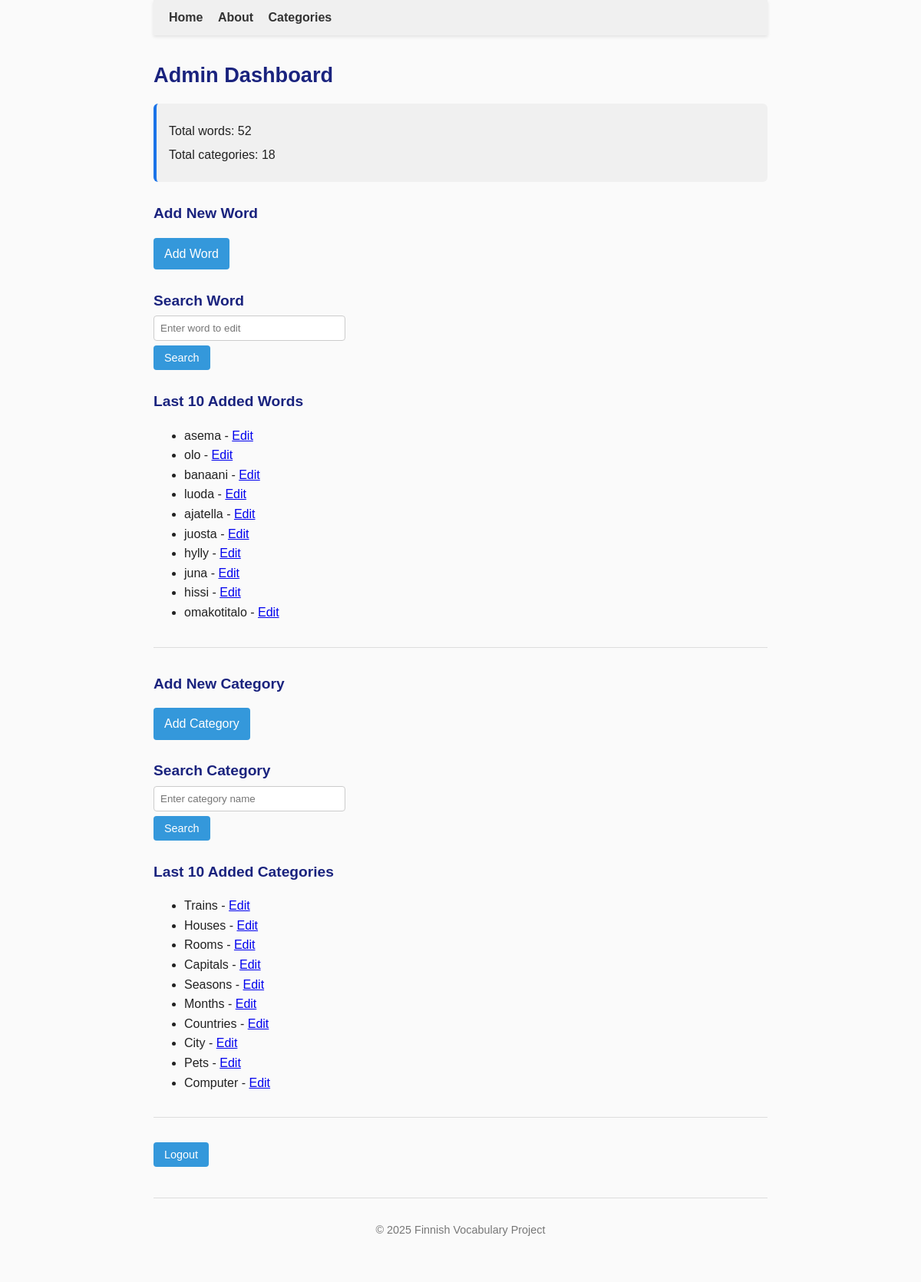
Before: /admin (signed in) with the older database file.
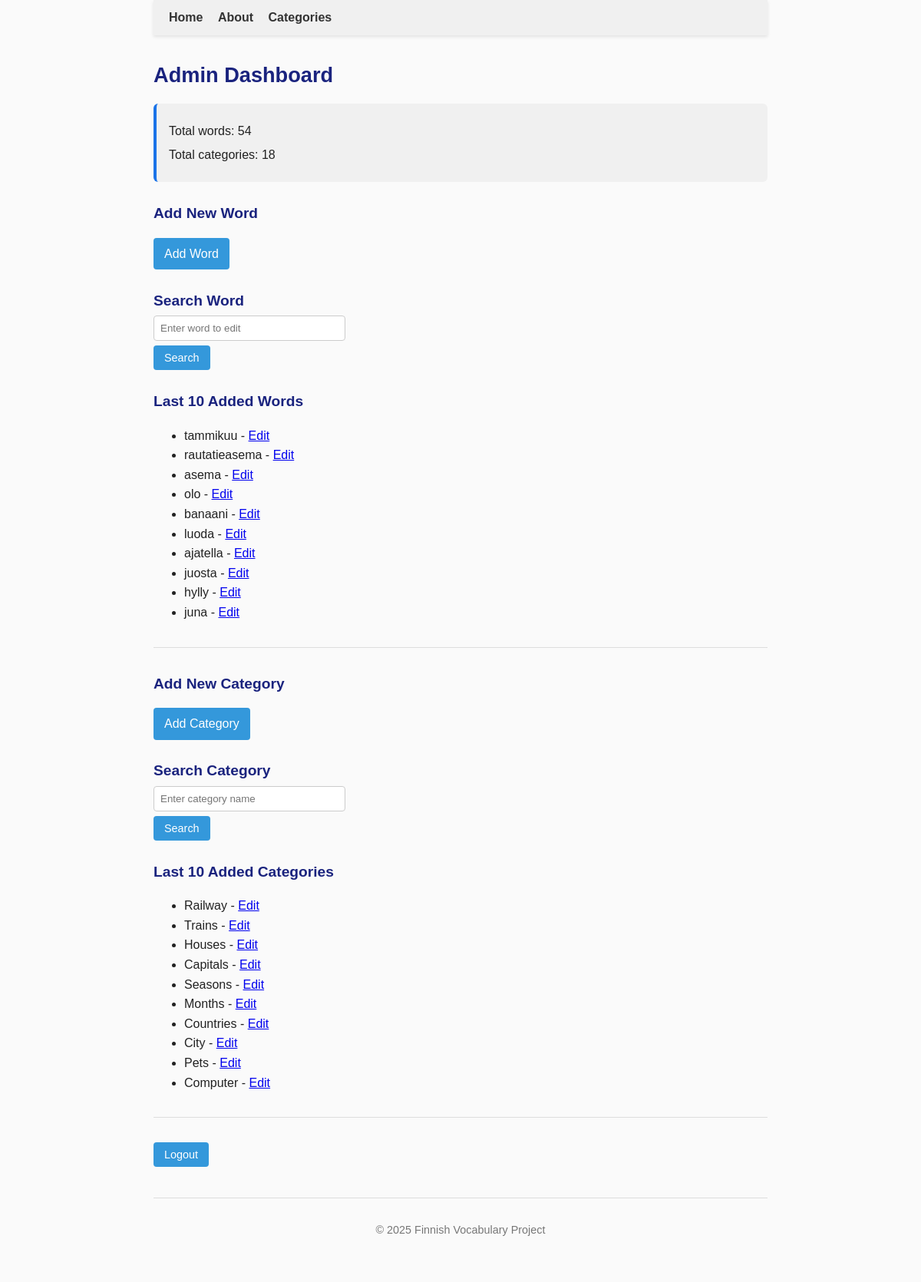
After: the same page with the newer database file.
### tables this page shows
CREATE TABLE words (
        id INTEGER PRIMARY KEY,
        word TEXT UNIQUE NOT NULL,
        pos_id INTEGER REFERENCES parts_of_speech(id)
    , created_at TEXT, updated_at TEXT, language_code TEXT DEFAULT 'fi');

CREATE TABLE categories (
    id INTEGER PRIMARY KEY,
    name TEXT NOT NULL UNIQUE,
    parent_id INTEGER REFERENCES categories(id)
, description TEXT);

### app.py (the view)
@app.route("/admin")
@admin_required
def admin_dashboard():
    conn = sqlite3.connect("finnish.db")
    conn.row_factory = sqlite3.Row
    cur = conn.cursor()
    cur.execute("SELECT COUNT(*) as count FROM words")
    total_words = cur.fetchone()["count"]
    cur.execute("SELECT COUNT(*) as count FROM categories")
    total_categories = cur.fetchone()["count"]
    cur.execute("SELECT word, id FROM words ORDER BY id DESC LIMIT 10")
    recent_words = cur.fetchall()
    cur.execute("SELECT name, id FROM categories ORDER BY id DESC LIMIT 10")
    recent_categories = cur.fetchall()
    conn.close()
    return render_template(
        "admin_dashboard.html",
        total_words=total_words,
        total_categories=total_categories,
        recent_words=recent_words,
        recent_categories=recent_categories
    )

### app.py (called while the page is built)
def admin_required(f):
    @wraps(f)
    def decorated_function(*args, **kwargs):
        if not session.get('admin_logged_in'):
            flash("Admin login required.", "warning")
            return redirect(url_for('login'))
        return f(*args, **kwargs)
    return decorated_function

### templates/admin_dashboard.html
{% extends "base.html" %}
{% block content %}
<h2>Admin Dashboard</h2>
<div class="admin-summary">
    <p>Total words: {{ total_words }}</p>
    <p>Total categories: {{ total_categories }}</p>
</div>
<h4>Add New Word</h4>
<p>
    <a href="{{ url_for('admin_add_word') }}" class="admin-btn">Add Word</a>
</p>
<h4>Search Word</h4>
<form method="get" action="{{ url_for('admin_edit_word_search') }}">
    <input type="text" name="word_query" placeholder="Enter word to edit" class="admin-input" required>
    <button type="submit" class="admin-btn">Search</button>
</form>
<h4>Last 10 Added Words</h4>
<ul>
    {% for w in recent_words %}
        <li>
            {{ w['word'] }} -
            <a href="{{ url_for('admin_edit_word', word_id=w['id']) }}">Edit</a>
        </li>
    {% endfor %}
</ul>
<hr>
<h4>Add New Category</h4>
<p>
    <a href="{{ url_for('admin_add_category') }}" class="admin-btn">Add Category</a>
</p>
<h4>Search Category</h4>
<form method="get" action="{{ url_for('admin_search_category') }}">
    <input type="text" name="query" placeholder="Enter category name" class="admin-input">
    <button type="submit" class="admin-btn">Search</button>
</form>
<h4>Last 10 Added Categories</h4>
<ul>
    {% for c in recent_categories %}
        <li>
            {{ c['name'] }} -
            <a href="{{ url_for('admin_edit_category', category_id=c['id']) }}">Edit</a>
        </li>
    {% endfor %}
</ul>
<hr>
<form method="get" action="{{ url_for('logout') }}">
    <button type="submit" class="admin-btn">Logout</button>
</form>
{% endblock %}

Changed rows visible on the page:
no longer on this page (row unchanged): words: word "hissi"
no longer on this page (row unchanged): words: word "omakotitalo"
removed categories: name "Rooms"
added words: word "tammikuu"
added words: word "rautatieasema"
added categories: name "Railway"
Other visible differences:
{{ total_words }}: "52" → "54"
